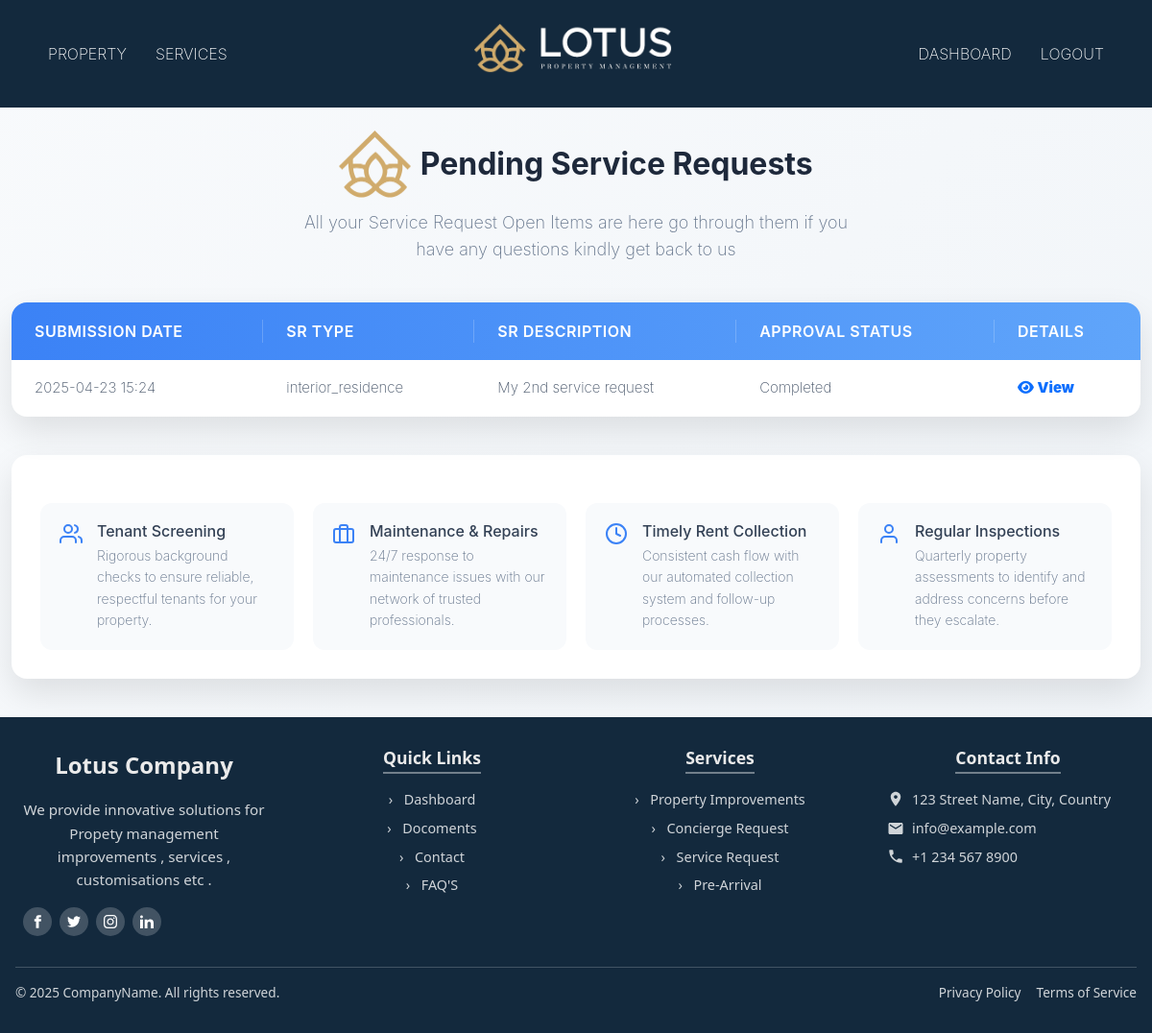
/completed_services (signed in), run on an earlier commit of the app's database.
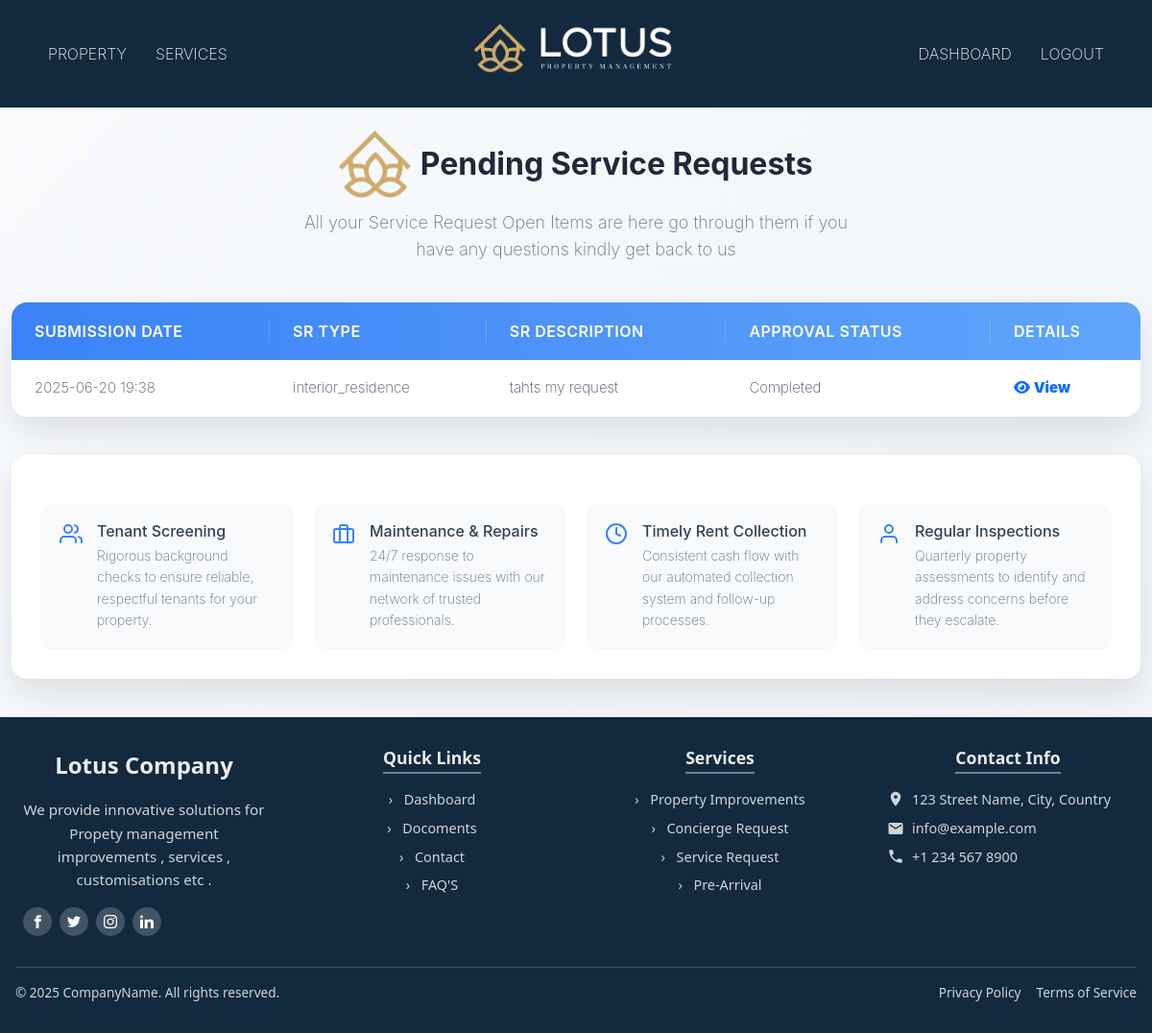
And on a later commit of the database.
### servicedetails/models.py (models this page shows, shortened)
class ServiceRequest(models.Model):
    STATUS_CHOICES = [
        ('pending', 'Pending'),
        ('open', 'Open'),
        ('completed', 'Completed'),
        ('denied', 'Denied'),
    ]
    REQUEST_TYPE_CHOICES = [
        ('interior_residence', 'INTERIOR RESIDENCE'),
        ('exterior_structure', 'EXTERIOR STRUCTURE'),
        ('exterior_grounds', 'EXTERIOR GROUNDS'),
        ('housekeeping', 'HOUSEKEEPING'),
        ('water_features', 'WATER FEATURES'),
        ('storm_preparedness', 'STORM PREPAREDNESS'),
        ('other', 'OTHER'),
    ]
    user = models.ForeignKey(Client, on_delete=models.CASCADE)  # Use Client from mainapp
    request_type = models.CharField(max_length=50, choices=REQUEST_TYPE_CHOICES)  # Updated field
    description = models.TextField()
    status = models.CharField(max_length=10, choices=STATUS_CHOICES, default='open')
    vendor = models.ForeignKey(Vendor, on_delete=models.SET_NULL, null=True, blank=True)  # Use Vendor from mainapp
    created_at = models.DateTimeField(auto_now_add=True)
    floor_plan_name = models.CharField(max_length=100, blank=True, null=True)
    completation_denied_date = models.DateField(blank=True, null=True)

### mainapp/views.py (the view)
# urls.py: path('completed_services', completed_services, name='completed_services'),  # ✅ Added service request URL
def completed_services(request):
    client_id = request.session.get("client_id")
    if not client_id:
        return redirect("mainapp:client_login")  # Redirect if not logged in
    try:
        client = Client.objects.get(id=client_id)  # Fetch the client instance
    except Client.DoesNotExist:
        return redirect("mainapp:client_login")
    service_requests = ServiceRequest.objects.filter(user=client, status='completed').order_by('-created_at')
    return render(request, 'services/allservices/completed_services.html', {'service_requests': service_requests})

### template/services/allservices/completed_services.html (shortened to what this page needs)
{% extends "outbase.html" %}
{% load static %}
{% block content %}
<link rel="stylesheet" href="https://cdnjs.cloudflare.com/ajax/libs/font-awesome/6.5.0/css/all.min.css">
    <div class="container">
        <header>
            <div class="logo">
               <img src="{% static 'img/smalllogo.png' %}" alt="">
               Pending Service Requests
            </div>
            <p class="tagline">All your Service Request Open Items are here go through them if you have any questions kindly get back to us</p>
        </header>
        <div class="table-container">
            <table class="services-table">
                <thead>
                    <tr>
                        <th>Submission Date</th>
                        <th>SR Type</th>
                        <th>SR Description</th>
                        <th>Approval Status</th>
                        <th>Details</th>
                    </tr>
                </thead>
                <tbody>
                    {% for request in service_requests %}
                    <tr class="{% if request.status == 'open' %}active{% endif %}">
                        <td class="submission-date">{{ request.created_at|date:"Y-m-d H:i" }}</td>
                        <td class="sr-type">{{ request.request_type }}</td>
                        <td class="sr-description">{{ request.description }}</td>
                        <td class="sr-status">
                            {% if request.status == 'completed' %}
                                Completed
                            {% elif request.status == 'pending' %}
                                Pending
                            {% elif request.status == 'denied' %}
                                Denied
                            {% else %}
                                Open
                            {% endif %}
                        </td>
                        <td>
                            <a href="#" class="btn-outline-primary" title="View" onclick="openModal(this)">
                                <i class="fa-solid fa-eye"> <b> View </b></i>
                            </a>
                        </td>
                    </tr>
                    {% empty %}
                    <tr>
                        <td colspan="5">No service requests found.</td>
                    </tr>
                    {% endfor %}
                </tbody>
            </table>
        </div>
        <div class="service-details">
            <div class="features-grid">
                <div class="feature-card">
                    <div>
                        <h3>Tenant Screening</h3>
                        <p>Rigorous background checks to ensure reliable, respectful tenants for your property.</p>
                    </div>
                </div>
                <div class="feature-card">
                    <svg xmlns="http://www.w3.org/2000/svg" width="24" height="24" viewBox="0 0 24 24" fill="none" stroke="currentColor" stroke-width="2" stroke-linecap="round" stroke-linejoin="round">
                        <rect x="2" y="7" width="20" height="14" rx="2" ry="2"></rect>
                        <path d="M16 21V5a2 2 0 0 0-2-2h-4a2 2 0 0 0-2 2v16"></path>
                    </svg>
                    <div>
                        <h3>Maintenance & Repairs</h3>
                        <p>24/7 response to maintenance issues with our network of trusted professionals.</p>
                    </div>
                </div>
                <div class="feature-card">
                    <svg xmlns="http://www.w3.org/2000/svg" width="24" height="24" viewBox="0 0 24 24" fill="none" stroke="currentColor" stroke-width="2" stroke-linecap="round" stroke-linejoin="round">
                        <circle cx="12" cy="12" r="10"></circle>
                        <polyline points="12 6 12 12 16 14"></polyline>
                    </svg>
                    <div>
                        <h3>Timely Rent Collection</h3>
                        <p>Consistent cash flow with our automated collection system and follow-up processes.</p>
                    </div>
                </div>
                <div class="feature-card">
                    <svg xmlns="http://www.w3.org/2000/svg" width="24" height="24" viewBox="0 0 24 24" fill="none" stroke="currentColor" stroke-width="2" stroke-linecap="round" stroke-linejoin="round">
                        <path d="M20 21v-2a4 4 0 0 0-4-4H8a4 4 0 0 0-4 4v2"></path>
                        <circle cx="12" cy="7" r="4"></circle>
                    </svg>
                    <div>
                        <h3>Regular Inspections</h3>
                        <p>Quarterly property assessments to identify and address concerns before they escalate.</p>
                    </div>
                </div>
            </div>
        </div>
    </div>
{% endblock content %}

### template/outbase.html (shortened to what this page needs)
<!DOCTYPE html>
{% load static %}
<html lang="en">
<head>
     <link href="https://cdn.jsdelivr.net/npm/bootstrap@5.3.0/dist/css/bootstrap.min.css" rel="stylesheet">
</head>
<body>
    <nav class="navbar">
        <div class="nav-links">
            <a href="{% url 'mainapp:client_properties' %}">Property </a>
            <a href="{% url 'mainapp:service_request' %}">Services</a>
        </div>
        <div class="logo">
            <img onclick="window.location.href='{% url 'mainapp:dashboard' %}'" src="{% static 'logo.png' %}" alt="Lotus Logo">
        </div>
        <div class="nav-links">
            <a href="{% url 'mainapp:dashboard' %}">Dashboard</a>
            <a href="{% url 'mainapp:client_logout' %}">Logout</a>
        </div>
    </nav>
    {% block content %}{% endblock %}
<footer class="standalone-footer">
  <div class="standalone-footer-container">
      <div class="standalone-footer-column">
          <div class="standalone-footer-logo">Lotus Company</div>
          <p class="standalone-footer-about">We provide innovative solutions for Propety management improvements , services , customisations etc .</p>
          <div class="standalone-footer-social">
              <a href="#" aria-label="Facebook">
                  <svg viewBox="0 0 24 24">
                      <path d="M18.77,7.46H14.5v-1.9c0-.9.6-1.1,1-1.1h3V.5L14.17.5C10.24.5,9.5,3.48,9.5,5.37V7.46h-3v4h3v12h5v-12h3.85l.42-4Z"/>
                  </svg>
              </a>
              <a href="#" aria-label="Twitter">
              </a>
              <a href="#" aria-label="Instagram">
              </a>
              <a href="#" aria-label="LinkedIn">
                  <svg viewBox="0 0 24 24">
                      <path d="M4.98 3.5c0 1.381-1.11 2.5-2.48 2.5s-2.48-1.119-2.48-2.5c0-1.38 1.11-2.5 2.48-2.5s2.48 1.12 2.48 2.5zm.02 4.5h-5v16h5v-16zm7.982 0h-4.968v16h4.969v-8.399c0-4.67 6.029-5.052 6.029 0v8.399h4.988v-10.131c0-7.88-8.922-7.593-11.018-3.714v-2.155z"/>
                  </svg>
              </a>
          </div>
      </div>
      <div class="standalone-footer-column">
          <h3 class="standalone-footer-title">Quick Links</h3>
          <ul class="standalone-footer-links">
              <li><a href="{% url 'mainapp:dashboard' %}">Dashboard</a></li>
              <li><a href="{% url 'mainapp:docoments' %}">Docoments</a></li>
              <li><a href="{% url 'contentpage:send_message' %}">Contact</a></li>
              <li><a href="{% url 'contentpage:faq' %}">FAQ'S</a></li>
          </ul>
      </div>
      <div class="standalone-footer-column">
          <h3 class="standalone-footer-title">Services</h3>
          <ul class="standalone-footer-links">
            <li><a href="{% url 'propertydetails:property_improvements' %}">Property Improvements</a></li>
              <li><a href="{% url 'servicesapp:Concierge_request' %}">Concierge Request</a></li>
              <li><a href="{% url 'servicesapp:service_request' %}">Service Request</a></li>
              <li><a href="{% url 'servicesapp:prearrival_form' %}">Pre-Arrival</a></li>
          </ul>
      </div>
      <div class="standalone-footer-column">
          <h3 class="standalone-footer-title">Contact Info</h3>
          <div class="standalone-footer-contact">
              <div class="standalone-footer-contact-item">
                  <svg viewBox="0 0 24 24" width="18" height="18" fill="currentColor">
                      <path d="M12 1c-3.866 0-7 3.134-7 7 0 5.25 7 13 7 13s7-7.75 7-13c0-3.866-3.134-7-7-7zm0 9.5c-1.381 0-2.5-1.119-2.5-2.5s1.119-2.5 2.5-2.5 2.5 1.119 2.5 2.5-1.119 2.5-2.5 2.5z"/>
                  </svg>
                  <span>123 Street Name, City, Country</span>
              </div>
              <div class="standalone-footer-contact-item">
                  <svg viewBox="0 0 24 24" width="18" height="18" fill="currentColor">
                      <path d="M20 4H4c-1.1 0-1.99.9-1.99 2L2 18c0 1.1.9 2 2 2h16c1.1 0 2-.9 2-2V6c0-1.1-.9-2-2-2zm0 4l-8 5-8-5V6l8 5 8-5v2z"/>
                  </svg>
                  <span>info@example.com</span>
              </div>
              <div class="standalone-footer-contact-item">
                  <span>+1 234 567 8900</span>
              </div>
          </div>
      </div>
  </div>
  <div class="standalone-footer-container">
      <div class="standalone-footer-bottom">
          <div class="standalone-footer-copyright">
              © 2025 CompanyName. All rights reserved.
          </div>
          <div class="standalone-footer-policy">
              <a href="#">Privacy Policy</a>
              <a href="#">Terms of Service</a>
          </div>
      </div>
  </div>
</footer>
</body>
</html>

### template/services/allservices/completed_services.html (style rules this page uses)
* { box-sizing: border-box; font-family: 'Inter', 'Segoe UI', Tahoma, Geneva, Verdana, sans-serif; }
body { background: linear-gradient(135deg, #f8fafc 0%, #f0f4f8 100%); color: #334155; min-height: 100vh; }
.container { max-width: 1200px; margin: 0 auto; }
header { margin-top: 2%; text-align: center; margin-bottom: 40px; padding: 0 20px; }
.logo { font-size: 32px; font-weight: 700; color: #1e293b; margin-bottom: 12px; display: flex; align-items: center; justify-content: center; transition: all 0.3s ease; }
.tagline { font-size: 18px; color: #64748b; max-width: 600px; margin: 0 auto; line-height: 1.6; }
.table-container { background: white; border-radius: 16px; box-shadow: 0 15px 35px rgba(0, 0, 0, 0.1); overflow: hidden; margin-bottom: 40px; position: relative; transition: all 0.3s ease; overflow-x: auto; }
.services-table { width: 100%; border-collapse: collapse; text-align: left; min-width: 650px; }
.services-table thead { background: linear-gradient(90deg, #3b82f6, #60a5fa); color: white; }
.services-table th { padding: 18px 24px; font-weight: 600; font-size: 16px; position: relative; text-transform: uppercase; letter-spacing: 0.5px; }
.services-table th:not(:last-child)::after { content: ''; position: absolute; right: 0; top: 18px; bottom: 18px; width: 1px; background: rgba(255, 255, 255, 0.2); }
.services-table tbody tr { border-bottom: 1px solid #e2e8f0; cursor: pointer; transition: all 0.2s ease; }
.services-table tbody tr:last-child { border-bottom: none; }
.services-table td { padding: 18px 24px; font-size: 15px; color: #475569; }
.service-details { background: white; border-radius: 16px; box-shadow: 0 15px 35px rgba(0, 0, 0, 0.1); padding: 30px; margin-bottom: 40px; transition: all 0.3s ease; display: flex; flex-direction: column; gap: 20px; }
.service-details p { color: #64748b; line-height: 1.6; margin-bottom: 20px; }
.features-grid { display: grid; grid-template-columns: repeat(auto-fill, minmax(250px, 1fr)); gap: 20px; margin-top: 20px; }
.feature-card { background: #f8fafc; border-radius: 12px; padding: 20px; display: flex; align-items: flex-start; gap: 15px; transition: all 0.2s ease; }
.feature-card svg { color: #3b82f6; flex-shrink: 0; }
.feature-card h3 { font-size: 16px; color: #334155; margin-bottom: 5px; }
.feature-card p { font-size: 14px; color: #64748b; margin: 0; }
footer { text-align: center; color: #64748b; margin-top: 30px; padding: 20px 0; font-size: 14px; }

What changed in the data, as far as the page shows it:
removed ServiceRequest: created_at "2025-04-23 15:24", request_type "interior_residence", description "My 2nd service request", status "Completed"
added ServiceRequest: created_at "2025-06-20 19:38", request_type "interior_residence", description "tahts my request", status "Completed"
